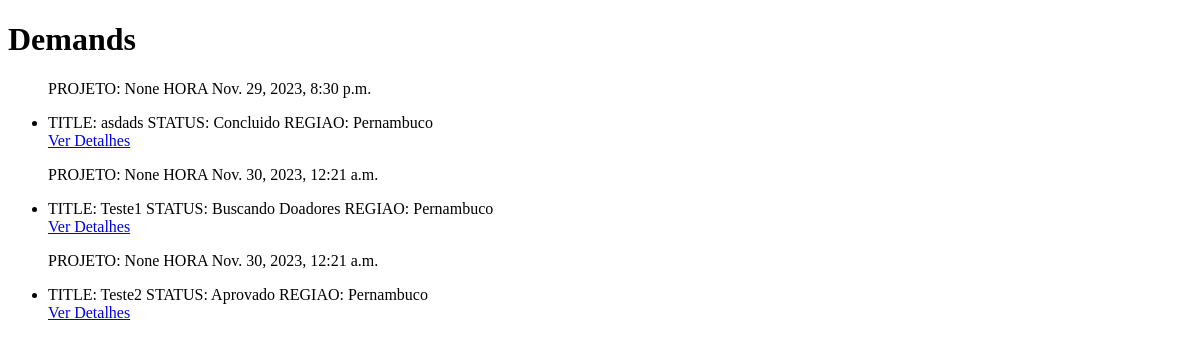
Before: /demands/by-region/ (signed in) with the older database file.
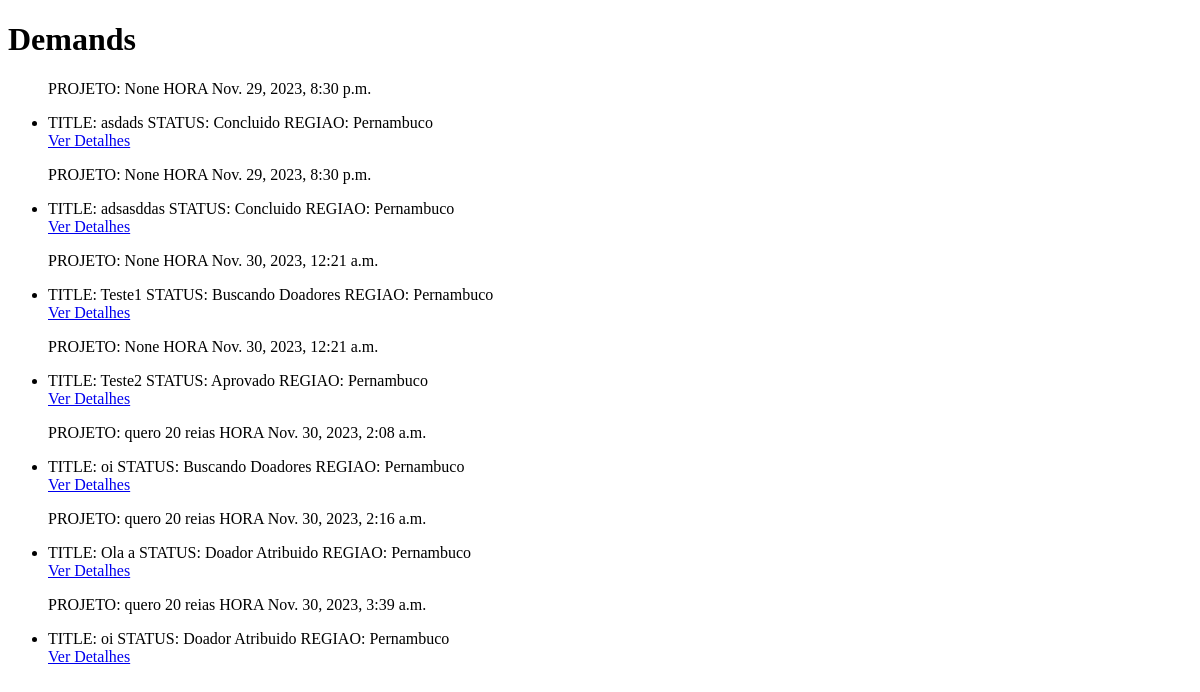
After: the same page with the newer database file.
### fullapp/models.py (models this page shows, shortened)
class Demand(models.Model):
    user = models.ForeignKey(User, on_delete=models.CASCADE, null=True, blank=True)
    title = models.CharField(max_length=255, null=True, blank=True)
    description = models.CharField(max_length=255, null=True, blank=True)
    status = models.CharField(choices=get_choices(StatusEnum), default=StatusEnum.IN_ANALISYS, max_length=255, null=True, blank=True)
    region = models.CharField(choices=get_choices(RegionEnum), default=RegionEnum.PERNAMBUCO, max_length=255, null=True, blank=True)
    user = models.ForeignKey(User, on_delete=models.CASCADE, null=True, blank=True)
    created_at = models.DateTimeField(auto_now_add=True)
    def __str__(self):
        return self.title

class User(AbstractUser):
    ADMIN = 1
    AMBASSADOR = 2
    USER = 3
    ROLE_CHOICES = (
        (ADMIN, 'Admin'),
        (AMBASSADOR, 'Ambassador'),
        (USER, 'User'),
    )
    role = models.PositiveSmallIntegerField(choices=ROLE_CHOICES, default=USER)
    name = models.CharField(max_length=255, null=True, blank=True)
    phone = models.CharField(max_length=255, null=True, blank=True)
    email = models.CharField(max_length=255, null=True, blank=True)
    password = models.CharField(max_length=255, null=True, blank=True)
    project = models.CharField(max_length=50, null=True, blank=True)
    objective = models.CharField(max_length=255, null=True, blank=True)
    region = models.CharField(choices=get_choices(RegionEnum), default=RegionEnum.PERNAMBUCO, max_length=255, null=True, blank=True)

### fullapp/views.py (the view)
# urls.py: path('demands/by-region/', demands_by_region, name='demands_by_region'),
@login_required
def demands_by_region(request):
    current_user = request.user
    if current_user.role == 1:
        region_demands = Demand.objects.exclude(status__in=[StatusEnum.REJECTED, StatusEnum.DEACTIVATED])
    elif current_user.role == 2:
        region_demands = Demand.objects.filter(region=current_user.region).exclude(status__in=[StatusEnum.REJECTED, StatusEnum.DEACTIVATED, StatusEnum.IN_ANALISYS])
    else:
        return redirect('home')
    return render(request, 'embassor/demands_by_region.html', {'region_demands': region_demands})

### fullapp/templates/embassor/demands_by_region.html (shortened to what this page needs)
<!DOCTYPE html>
<html lang="en">
<head>
</head>
<body>
    <h1>Demands</h1>
    {% if region_demands %}
        <ul>
            {% for demand in region_demands %}
                <p>PROJETO: {{demand.user.project}} HORA {{demand.created_at}}
                <li>TITLE: {{ demand }} STATUS: {{demand.status}} REGIAO: {{ demand.region}}</li>
                <a href="{% url 'demand_detail' demand.id %}">Ver Detalhes</a>
            {% endfor %}
        </ul>
    {% else %}
        <p>No demands available.</p>
    {% endif %}
</body>
</html>

Changed rows visible on the page:
now on this page (row edited): Demand: user.project "None", created_at "Nov. 29, 2023, 8:30 p.m.", title "adsasddas", status "Concluido", region "Pernambuco"
added Demand: user.project "quero 20 reias", created_at "Nov. 30, 2023, 2:08 a.m.", title "oi", status "Buscando Doadores", region "Pernambuco"
added Demand: user.project "quero 20 reias", created_at "Nov. 30, 2023, 2:16 a.m.", title "Ola a", status "Doador Atribuido", region "Pernambuco"
added Demand: user.project "quero 20 reias", created_at "Nov. 30, 2023, 3:39 a.m.", title "oi", status "Doador Atribuido", region "Pernambuco"
